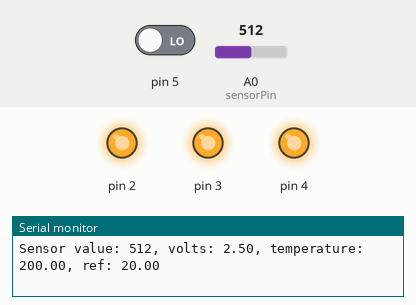
A sketch run on a simulated Arduino Uno, built with avr-gcc and run on an emulated ATmega328P. Parts: output pins drawn as LEDs (lit = HIGH), the last lines printed to the serial monitor. Dashed ring = blinking. Inputs (shaded band) come from the test bench; at power-on: pin 5 LOW, A0 (sensorPin) = 512.

Above: at 1.2 s.
1.3 s: pin 5 driven HIGH
At 4.1 s:
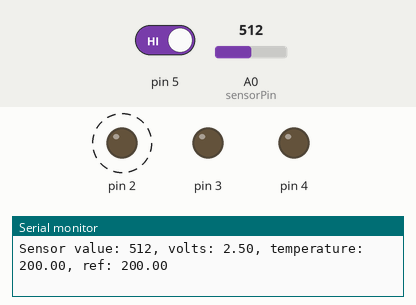
4.3 s: pin 5 driven LOW
At 5.0 s:
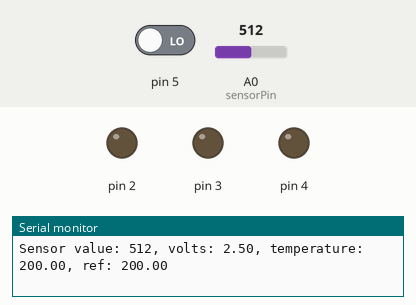
5.8 s: A0 (sensorPin) set to 517
At 7.0 s:
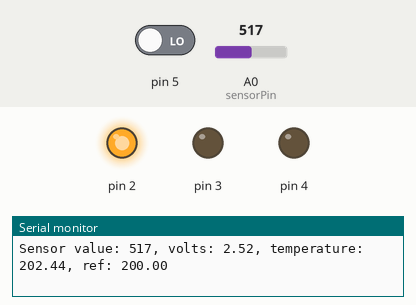
8.8 s: A0 (sensorPin) set to 511
At 10.2 s:
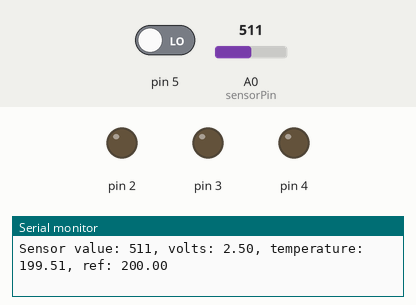
Timing chart, 0 to 11.3 s (numbered marks = the images above; inputs shaded):
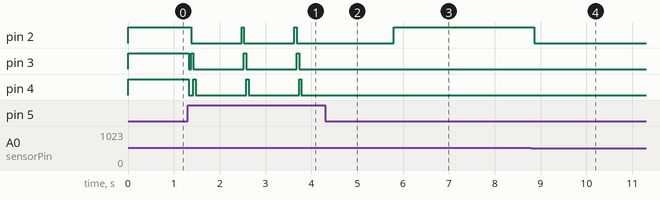

Measured:
- the behaviour switches between 516 and 517 on A0 (sensorPin) (found by bisection; images 2 and 3)
- after the input at 1.3 s, pin 2: alternates HIGH for 0.05 s and LOW for 1.1 s, starting after 0.08 s; pin 3, pin 4: HIGH → LOW at once, then repeats every 1.2 s: HIGH 0.05 s, LOW 1.1 s
- after the input at 4.3 s, pin 2: stays LOW (without the input it goes to HIGH after 0.48 s); pin 3: stays LOW (without the input it goes to HIGH after 0.53 s); pin 4: stays LOW (without the input it goes to HIGH after 0.58 s)
- after the input at 5.8 s, pin 2: LOW → HIGH at once
- after the input at 8.8 s, pin 2: HIGH → LOW after 0.06 s

The sketch:

_03_-_Love-o-meter.ino
```cpp
const int sensorPin = A0;
float reftemp = 20;

void setup() {
  Serial.begin(9600);

  for(int i=2; i<5; ++i) {
    pinMode(i, OUTPUT);
    digitalWrite(i, LOW);
  }
  pinMode(5, INPUT);
}

void setLEDs(int x, int y, int z) {
  digitalWrite(2, x);
  digitalWrite(3, y);
  digitalWrite(4, z);
}

void loop() {
  int sensorValue = analogRead(sensorPin);
  Serial.print("Sensor value: ");
  Serial.print(sensorValue);

  float voltage = sensorValue / 1024.0 * 5.0;
  Serial.print(", volts: ");
  Serial.print(voltage);

  float temperature = (voltage - 0.5) * 100;
  Serial.print(", temperature: ");
  Serial.print(temperature);
  Serial.print(", ref: ");
  Serial.println(reftemp);

  if(digitalRead(5) == HIGH) {
    reftemp = temperature;
    setLEDs(HIGH, LOW, LOW);
    delay(50);
    setLEDs(LOW, HIGH, LOW);
    delay(50);
    setLEDs(LOW, LOW, HIGH);
    delay(50);
    setLEDs(LOW, LOW, LOW);
    delay(1000);

    return;
  }

  if(temperature < reftemp) {
    setLEDs(LOW, LOW, LOW);
  } else if (temperature >= reftemp + 2 && temperature < reftemp + 4) {
    setLEDs(HIGH, LOW, LOW);
  } else if (temperature >= reftemp + 4 && temperature < reftemp + 6) {
    setLEDs(HIGH, HIGH, LOW);
  } else if (temperature >= reftemp + 6) {
    setLEDs(HIGH, HIGH, HIGH);
  }

  delay(100);
}
```
